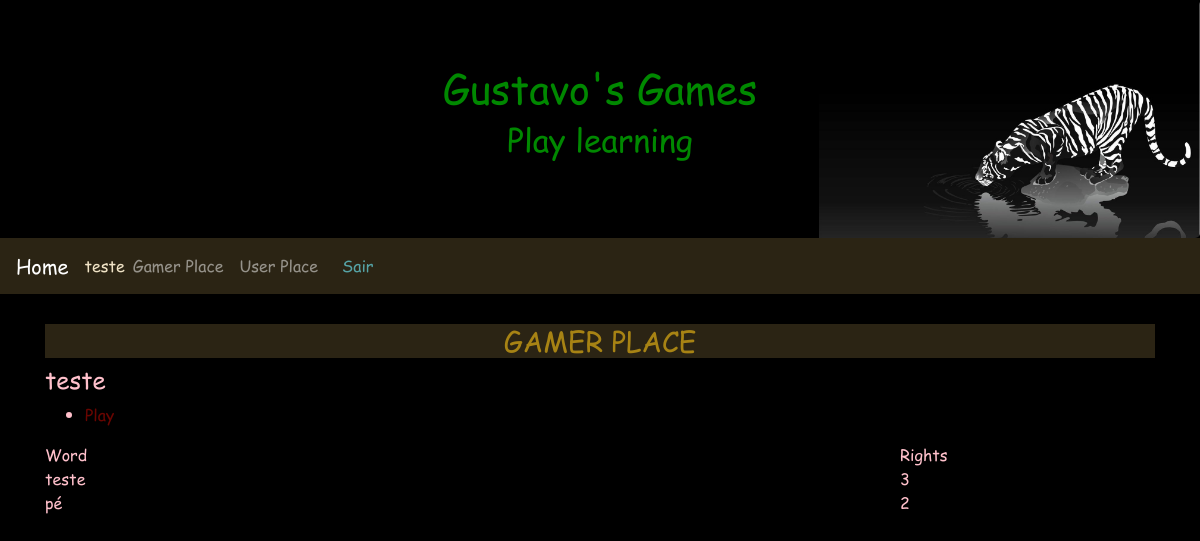
The page /gamerplace/13 (signed in) on the database its author committed.
### gameplace/models.py (models this page shows, shortened)
class Gamer(models.Model):
    user          = models.ForeignKey(settings.AUTH_USER_MODEL, verbose_name='User', on_delete=models.CASCADE)
    master        = models.ForeignKey(Master, verbose_name='Master', on_delete=models.CASCADE)
    nickname      = models.CharField('Nick', max_length=200)
    avatar        = models.ImageField('Avatar', upload_to='images/', max_length=500, null=True, blank=True)
    othersMasters = models.ManyToManyField(Master, through='GamerMaster', related_name='otherMasters')
    created = models.DateTimeField('Created', auto_now_add=True)
    modified = models.DateTimeField('Modified', auto_now=True)
    class Meta:
        verbose_name        = 'Gamer'
        verbose_name_plural = 'Gamers'
    def getRights(self):
        return self.right_set.filter(user=self.user)

### words/models.py (models this page shows, shortened)
class Right(models.Model):
    user   = models.ForeignKey(settings.AUTH_USER_MODEL, verbose_name='User', on_delete=models.CASCADE)
    gamer  = models.ForeignKey(Gamer, verbose_name='Gamer', on_delete=models.CASCADE)
    word   = models.ForeignKey(Word, verbose_name='Word', on_delete=models.CASCADE)
    number = models.IntegerField('Rights', default=0)
    created = models.DateTimeField('Created', auto_now_add=True)
    modified = models.DateTimeField('Modified', auto_now=True)
    class Meta:
        verbose_name        = 'Right'
        verbose_name_plural = 'Rights'
        unique_together = [['user', 'gamer', 'word']]

class Word(models.Model):
    gamer  = models.ForeignKey(Gamer, verbose_name='Gamer', on_delete=models.CASCADE, null=True, blank=True)
    word   = models.CharField('Word', max_length=200)
    image  = models.ImageField('Image', upload_to='images/', max_length=500, null=True, blank=True)
    created = models.DateTimeField('Created', auto_now_add=True)
    modified = models.DateTimeField('Modified', auto_now=True)
    class Meta:
        verbose_name        = 'Word'
        verbose_name_plural = 'Words'
    def __str__(self):
        return self.word

### gamerplace/views.py (the view)
# urls.py: path('', TemplateView.as_view(template_name='access/index.html'), name='index'),
class index(LoginRequiredMixin, DetailView):
    template_name = 'gamerplace/index.html'
    model = Gamer
    def get_object(self):
        return get_object_or_404(Gamer, user=self.request.user, pk=self.kwargs['pk'])

### gamerplace/templates/gamerplace/index.html (shortened to what this page needs)
{% extends 'base.html' %}
{% load widget_tweaks %}
{% block content %}
<header>
  <h3>GAMER PLACE</h3>
</header>
<article class="">
  <h4>{{object.nickname}}</h4>
  <ul>
    <li><a href="{% url 'gameplace:dragletter' object.pk %}">Play</a></li>
  </ul>
</article>
<aside class="">
  <div class="row">
    <div class="col-9">
      Word
    </div>
    <div class="col-3">
      Rights
    </div>
  </div>
  {% for right in object.getRights %}
    <div class="row">
      <div class="col-9">
        {{right.word}}
      </div>
      <div class="col-3">
        {{right.number}}
      </div>
    </div>
  {% endfor %}
</aside>
{% endblock %}

### base/templates/base.html (shortened to what this page needs)
{% load static %}
<!DOCTYPE html>
<html lang="pt-br">
<head>
<link rel="stylesheet" href="https://maxcdn.bootstrapcdn.com/bootstrap/4.1.0/css/bootstrap.min.css">
 <link rel="stylesheet" href="{% static 'style/style.css' %}" />
</head>
<body>
<div class="jumbotron text-center" style="margin-bottom:0">
 <h1>Gustavo's Games</h1>
 <h2>Play learning</h2>
</div>
<nav class="navbar navbar-expand-sm navbar-dark">
 <a class="navbar-brand" href="{% url 'indexredirect' %}">Home</a>
 <div class="collapse navbar-collapse" id="collapsibleNavbar">
   <div class="nav-item">
      {% if user.is_authenticated %}
        <span class="nav-brand glyphicon glyphicon-log-in">{{user}}</span>
    </div>
    <div class="">
      <ul class="navbar-nav">
        {% if user.gamer_set.all.0 %}
          <li class="nav-item">
            <a class="nav-link" href="{% url 'indexredirect' %}">Gamer Place</a>
          </li>
        {% endif %}
        <li class="nav-item">
          <a class="nav-link" href="{% url 'access:index' %}">User Place</a>
        </li>
      </ul>
    </div>
    <div class="nav-item">
        <a id="logout" class="nav-link" href=" {% url 'access:logout' %} ">Sair</a>
      {% else %}
        <a id="login" class="nav-link" href="{% url 'access:login' %}">Entrar</a>
    </div>
    <div class="nav-item">
        <a id="novousuario" class="nav-link" href="{% url 'access:newuser' %}">Novo</a>
      {% endif %}
    </div>
 </div>
</nav>
<div class="container margin-top" style="margin-top:30px">
{% block content %}
{% endblock %}
</div>
</body>
</html>

### base/static/style/style.css (style rules this page uses)
body { background-color: black; color: pink; font-family: comic; }
body a { color: #690500; }
.jumbotron { background-image: url('../images/background.jpg'); background-repeat: no-repeat; background-size: contain; background-position: right; background-color: black; color: #008800; text-shadow: 2px 2px 1px #000000, -2px -2px 1px #000000; }
nav { background-color: #2b2414; color: #f0e3c6; }
nav a { color: #56a3a6; }
header { background-color: #2b2414; color: #a78314; }
header h1, h2, h3 { text-align: center; }

### rows shown on the page
Gamer: nickname "teste"
Right: word "teste", number "3"
Right: word "pé", number "2"

### other values the page prints
{{ user }} "teste"
